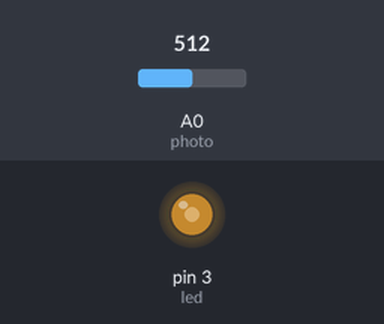
This sketch was run on a simulated Arduino Uno, built with avr-gcc and run on an emulated ATmega328P. On the bench: output pins drawn as LEDs (lit = HIGH). Inputs (shaded band) come from the test bench; at power-on: A0 (photo) = 512.

Above: at 1.2 s.
1.3 s: A0 (photo) set to 716
At 2.1 s:
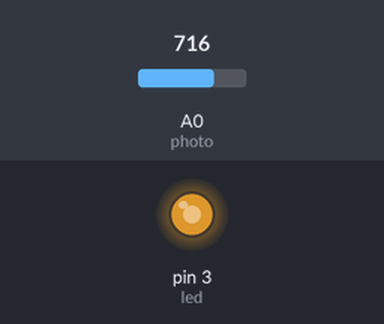
2.8 s: A0 (photo) set to 900
At 3.2 s:
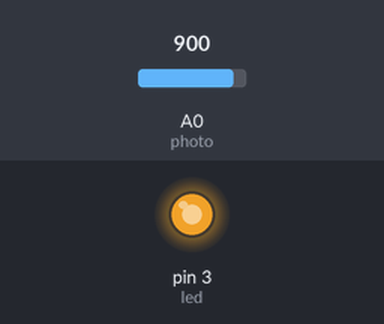
4.3 s: A0 (photo) set to 122
At 5.5 s:
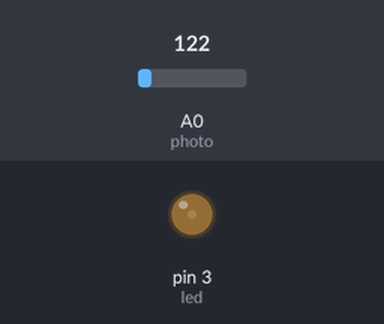
5.8 s: A0 (photo) set to 0
At 6.7 s:
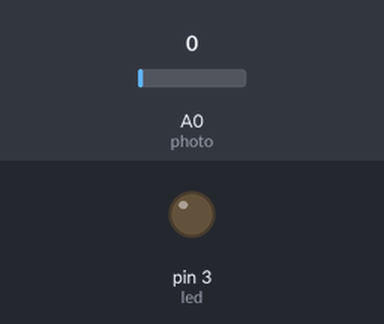
7.3 s: A0 (photo) set to 511
At 7.9 s:
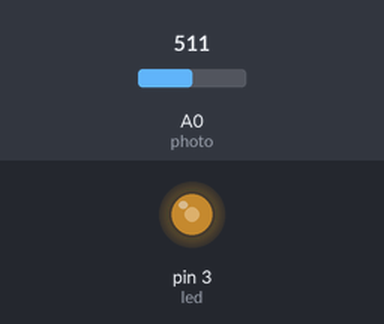
Timing chart, 0 to 9.8 s (numbered marks = the images above; inputs shaded):
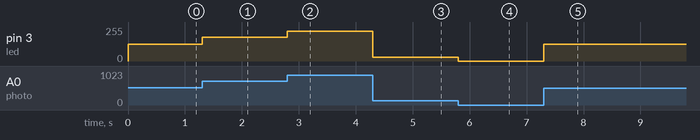

Measured:
- after the input at 1.3 s, pin 3 (led): 127/255 → 178/255 at once
- after the input at 2.8 s, pin 3 (led): 178/255 → 224/255 at once
- after the input at 4.3 s, pin 3 (led): 224/255 → 30/255 at once
- after the input at 5.8 s, pin 3 (led): 30/255 → 0/255 at once
- after the input at 7.3 s, pin 3 (led): 0/255 → 127/255 at once

The sketch:

photoresistor.ino
```cpp
/*
 * This sketch uses a photoresistor to dim an led
 * when light is blocked from it. It uses a voltage
 * divider to feed the analog pin values.
 *
 */

// define variables for the pins.
// use const because the values do not change.
const int photo = A0;
const int led = 3;

void setup()
{
  // set the LED pin to output
  pinMode(led,OUTPUT);

  // uncomment this line to see the values in the serial monitor
  //Serial.begin(9600);
}

void loop()
{
  // read in the value and map it to a value between 0 and 255
  int inVal = map(analogRead(photo),0,1024,0,255);

  // write the mapped value to the LED pin
  analogWrite(led,inVal);

  // uncomment this line to see the values in the serial monitor
  //Serial.println(inVal);

}
```
